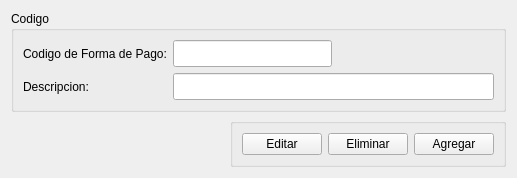
<?xml version="1.0" encoding="UTF-8"?>
<ui version="4.0">
 <class>Form</class>
 <widget class="QWidget" name="Form">
  <property name="geometry">
   <rect>
    <x>0</x>
    <y>0</y>
    <width>517</width>
    <height>156</height>
   </rect>
  </property>
  <property name="windowTitle">
   <string>Form</string>
  </property>
  <layout class="QGridLayout" name="gridLayout_2">
   <item row="1" column="1">
    <widget class="QGroupBox" name="groupBox">
     <property name="title">
      <string/>
     </property>
     <layout class="QGridLayout" name="gridLayout">
      <item row="0" column="0">
       <widget class="QPushButton" name="pushButton">
        <property name="text">
         <string>Editar</string>
        </property>
       </widget>
      </item>
      <item row="0" column="1">
       <widget class="QPushButton" name="pushButton_2">
        <property name="text">
         <string>Eliminar</string>
        </property>
       </widget>
      </item>
      <item row="0" column="2">
       <widget class="QPushButton" name="pushButton_3">
        <property name="text">
         <string>Agregar</string>
        </property>
       </widget>
      </item>
     </layout>
    </widget>
   </item>
   <item row="1" column="0">
    <spacer name="horizontalSpacer_2">
     <property name="orientation">
      <enum>Qt::Horizontal</enum>
     </property>
     <property name="sizeHint" stdset="0">
      <size>
       <width>40</width>
       <height>20</height>
      </size>
     </property>
    </spacer>
   </item>
   <item row="0" column="0" colspan="2">
    <widget class="QGroupBox" name="groupBox_4">
     <property name="title">
      <string>Codigo</string>
     </property>
     <layout class="QGridLayout" name="gridLayout_4">
      <item row="1" column="0">
       <widget class="QLabel" name="label_7">
        <property name="sizePolicy">
         <sizepolicy hsizetype="Preferred" vsizetype="Expanding">
          <horstretch>0</horstretch>
          <verstretch>0</verstretch>
         </sizepolicy>
        </property>
        <property name="text">
         <string>Descripcion:</string>
        </property>
       </widget>
      </item>
      <item row="0" column="0">
       <widget class="QLabel" name="label">
        <property name="sizePolicy">
         <sizepolicy hsizetype="Preferred" vsizetype="Expanding">
          <horstretch>0</horstretch>
          <verstretch>0</verstretch>
         </sizepolicy>
        </property>
        <property name="text">
         <string>Codigo de Forma de Pago:</string>
        </property>
       </widget>
      </item>
      <item row="0" column="3">
       <spacer name="horizontalSpacer">
        <property name="orientation">
         <enum>Qt::Horizontal</enum>
        </property>
        <property name="sizeHint" stdset="0">
         <size>
          <width>60</width>
          <height>20</height>
         </size>
        </property>
       </spacer>
      </item>
      <item row="0" column="1">
       <widget class="QLineEdit" name="lineEdit">
        <property name="sizePolicy">
         <sizepolicy hsizetype="Expanding" vsizetype="Expanding">
          <horstretch>0</horstretch>
          <verstretch>0</verstretch>
         </sizepolicy>
        </property>
        <property name="font">
         <font>
          <pointsize>12</pointsize>
          <weight>75</weight>
          <bold>true</bold>
         </font>
        </property>
       </widget>
      </item>
      <item row="1" column="1" colspan="3">
       <widget class="QLineEdit" name="lineEdit_2">
        <property name="sizePolicy">
         <sizepolicy hsizetype="Expanding" vsizetype="Expanding">
          <horstretch>0</horstretch>
          <verstretch>0</verstretch>
         </sizepolicy>
        </property>
        <property name="font">
         <font>
          <pointsize>12</pointsize>
          <weight>75</weight>
          <bold>true</bold>
         </font>
        </property>
       </widget>
      </item>
     </layout>
    </widget>
   </item>
  </layout>
 </widget>
 <resources/>
 <connections/>
</ui>
